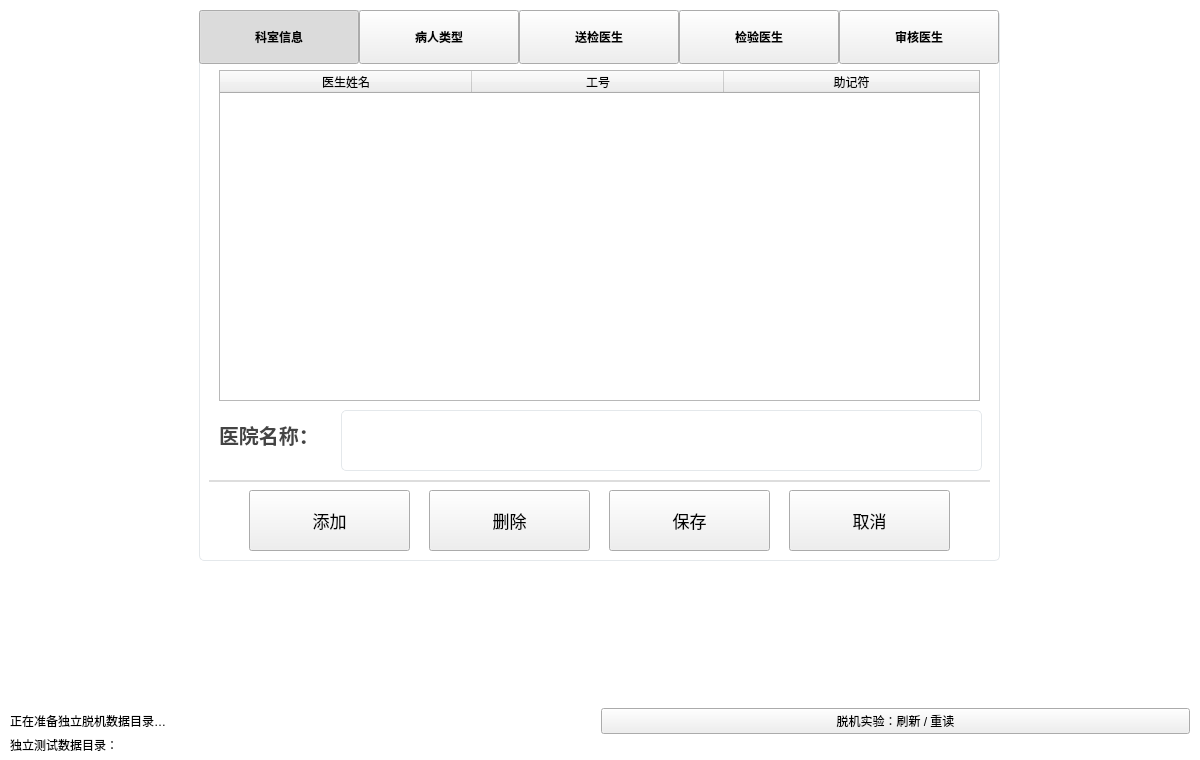
<?xml version="1.0" encoding="utf-8"?>
<ui version="4.0">
 <class>frmHospInfoSetting</class>
 <widget class="QWidget" name="frmHospInfoSetting">
  <property name="geometry">
   <rect>
    <x>0</x>
    <y>0</y>
    <width>1200</width>
    <height>760</height>
   </rect>
  </property>
  <property name="windowTitle">
   <string>SN100 · 医院信息设置 · WSL 脱机实验</string>
  </property>
  <property name="styleSheet">
   <string notr="true">QWidget#frmHospInfoSetting { background-color: white; }</string>
  </property>
  <property name="minimumSize">
   <size>
    <width>900</width>
    <height>600</height>
   </size>
  </property>
  <property name="font">
   <font>
    <family>Noto Sans CJK SC</family>
    <pointsize>11</pointsize>
   </font>
  </property>
  <layout class="QVBoxLayout" name="offlineHostLayout">
 <property name="spacing"><number>0</number></property>
 <property name="leftMargin"><number>10</number></property>
 <property name="topMargin"><number>10</number></property>
 <property name="rightMargin"><number>10</number></property>
 <property name="bottomMargin"><number>6</number></property>
 <item alignment="Qt::AlignHCenter"><widget class="QWidget" name="widget" native="true"><property name="geometry"><rect><x>330</x><y>10</y><width>801</width><height>551</height></rect></property><property name="styleSheet"><string notr="true">QWidget#widget{
background-color: transparent;
border:1px solid #E4E8EB;
border-radius:5px;
}</string></property><widget class="QLabel" name="lblHoleinfo_7"><property name="geometry"><rect><x>20</x><y>410</y><width>111</width><height>30</height></rect></property><property name="font"><font><family>Noto Sans CJK SC</family><pointsize>15</pointsize><weight>75</weight><bold>true</bold></font></property><property name="focusPolicy"><enum>Qt::NoFocus</enum></property><property name="styleSheet"><string notr="true">color:#444444;</string></property><property name="text"><string>医院名称：</string></property></widget><widget class="QLineEdit" name="ldtHospName"><property name="geometry"><rect><x>142</x><y>400</y><width>641</width><height>61</height></rect></property><property name="font"><font><family>Noto Sans CJK SC</family><weight>50</weight><italic>false</italic><bold>false</bold></font></property><property name="focusPolicy"><enum>Qt::ClickFocus</enum></property><property name="styleSheet"><string notr="true">border:1px solid #E4E8EB;border-radius:5px;padding:2px 4px;background-color: transparent;color:#444444;
font:18px "Noto Sans CJK SC";</string></property><property name="text"><string /></property><property name="alignment"><set>Qt::AlignCenter</set></property></widget><widget class="QPushButton" name="btnSave"><property name="geometry"><rect><x>410</x><y>480</y><width>161</width><height>61</height></rect></property><property name="font"><font><family>Noto Sans CJK SC</family><pointsize>13</pointsize><weight>50</weight><bold>false</bold><stylestrategy>PreferDefault</stylestrategy></font></property><property name="focusPolicy"><enum>Qt::NoFocus</enum></property><property name="styleSheet"><string notr="true"></string></property><property name="text"><string>保存</string></property><property name="iconSize"><size><width>37</width><height>32</height></size></property><property name="checkable"><bool>false</bool></property><property name="checked"><bool>false</bool></property><property name="autoExclusive"><bool>false</bool></property></widget><widget class="QLineEdit" name="lineEdit_5"><property name="geometry"><rect><x>10</x><y>470</y><width>781</width><height>20</height></rect></property><property name="styleSheet"><string notr="true">	border:none;
	background-color:transparent;
	border-top:2px solid #DDDDDD;
</string></property><property name="readOnly"><bool>true</bool></property></widget><widget class="QPushButton" name="btnCancel"><property name="geometry"><rect><x>590</x><y>480</y><width>161</width><height>61</height></rect></property><property name="font"><font><family>Noto Sans CJK SC</family><pointsize>13</pointsize><weight>50</weight><bold>false</bold><stylestrategy>PreferDefault</stylestrategy></font></property><property name="focusPolicy"><enum>Qt::NoFocus</enum></property><property name="styleSheet"><string notr="true"></string></property><property name="text"><string>取消</string></property><property name="iconSize"><size><width>37</width><height>32</height></size></property><property name="checkable"><bool>false</bool></property><property name="checked"><bool>false</bool></property><property name="autoExclusive"><bool>false</bool></property></widget><widget class="QTableWidget" name="tableInfo"><property name="geometry"><rect><x>20</x><y>60</y><width>761</width><height>331</height></rect></property><property name="font"><font><family>Noto Sans CJK SC</family><pointsize>11</pointsize></font></property><property name="focusPolicy"><enum>Qt::NoFocus</enum></property><property name="styleSheet"><string notr="true"></string></property><property name="showGrid"><bool>false</bool></property><property name="columnCount"><number>3</number></property><attribute name="horizontalHeaderMinimumSectionSize"><number>25</number></attribute><attribute name="horizontalHeaderDefaultSectionSize"><number>252</number></attribute><attribute name="horizontalHeaderStretchLastSection"><bool>true</bool></attribute><attribute name="verticalHeaderVisible"><bool>false</bool></attribute><column><property name="text"><string>医生姓名</string></property></column><column><property name="text"><string>工号</string></property></column><column><property name="text"><string>助记符</string></property></column></widget><widget class="QWidget" name="wgtTabs" native="true"><property name="geometry"><rect><x>0</x><y>0</y><width>1271</width><height>54</height></rect></property><property name="minimumSize"><size><width>0</width><height>54</height></size></property><property name="font"><font><family>Noto Sans CJK SC</family><pointsize>12</pointsize></font></property><property name="styleSheet"><string notr="true">/*.QPushButton{
	font:bold 18px "Noto Sans CJK SC";
	color:#AAAAAA;
	border:none;
	background-color:transparent;
	border-bottom:5px solid transparent;
}
.QPushButton:checked
{
	color:#444444;
	border-bottom:5px solid ;
}*/</string></property><widget class="QPushButton" name="btnKeShiInfo"><property name="geometry"><rect><x>0</x><y>0</y><width>160</width><height>54</height></rect></property><property name="font"><font><family>Noto Sans CJK SC</family><weight>75</weight><italic>false</italic><bold>true</bold></font></property><property name="focusPolicy"><enum>Qt::NoFocus</enum></property><property name="text"><string>科室信息</string></property><property name="checkable"><bool>true</bool></property><property name="checked"><bool>true</bool></property><property name="autoExclusive"><bool>true</bool></property></widget><widget class="QPushButton" name="btnBingRenInfo"><property name="geometry"><rect><x>160</x><y>0</y><width>160</width><height>54</height></rect></property><property name="font"><font><family>Noto Sans CJK SC</family><weight>75</weight><italic>false</italic><bold>true</bold></font></property><property name="focusPolicy"><enum>Qt::NoFocus</enum></property><property name="text"><string>病人类型</string></property><property name="checkable"><bool>true</bool></property><property name="checked"><bool>false</bool></property><property name="autoExclusive"><bool>true</bool></property></widget><widget class="QPushButton" name="btnSongJianInfo"><property name="geometry"><rect><x>320</x><y>0</y><width>160</width><height>54</height></rect></property><property name="font"><font><family>Noto Sans CJK SC</family><weight>75</weight><italic>false</italic><bold>true</bold></font></property><property name="focusPolicy"><enum>Qt::NoFocus</enum></property><property name="text"><string>送检医生</string></property><property name="checkable"><bool>true</bool></property><property name="checked"><bool>false</bool></property><property name="autoExclusive"><bool>true</bool></property></widget><widget class="QPushButton" name="btnJianYanInfo"><property name="geometry"><rect><x>480</x><y>0</y><width>160</width><height>54</height></rect></property><property name="font"><font><family>Noto Sans CJK SC</family><weight>75</weight><italic>false</italic><bold>true</bold></font></property><property name="focusPolicy"><enum>Qt::NoFocus</enum></property><property name="text"><string>检验医生</string></property><property name="checkable"><bool>true</bool></property><property name="checked"><bool>false</bool></property><property name="autoExclusive"><bool>true</bool></property></widget><widget class="QPushButton" name="btnShenHeInfo"><property name="geometry"><rect><x>640</x><y>0</y><width>160</width><height>54</height></rect></property><property name="font"><font><family>Noto Sans CJK SC</family><weight>75</weight><italic>false</italic><bold>true</bold></font></property><property name="focusPolicy"><enum>Qt::NoFocus</enum></property><property name="text"><string>审核医生</string></property><property name="checkable"><bool>true</bool></property><property name="checked"><bool>false</bool></property><property name="autoExclusive"><bool>true</bool></property></widget><widget class="QPushButton" name="btnCalculate"><property name="geometry"><rect><x>960</x><y>0</y><width>160</width><height>54</height></rect></property><property name="font"><font><family>Noto Sans CJK SC</family><weight>75</weight><italic>false</italic><bold>true</bold></font></property><property name="focusPolicy"><enum>Qt::NoFocus</enum></property><property name="text"><string>算法参数</string></property><property name="checkable"><bool>true</bool></property><property name="checked"><bool>false</bool></property><property name="autoExclusive"><bool>true</bool></property></widget><widget class="QLineEdit" name="lineEdit_4"><property name="geometry"><rect><x>0</x><y>50</y><width>801</width><height>20</height></rect></property><property name="styleSheet"><string notr="true">	border:none;
	background-color:transparent;
	border-top:2px solid #DDDDDD;
</string></property><property name="readOnly"><bool>true</bool></property></widget><zorder>lineEdit_4</zorder><zorder>btnKeShiInfo</zorder><zorder>btnBingRenInfo</zorder><zorder>btnSongJianInfo</zorder><zorder>btnJianYanInfo</zorder><zorder>btnShenHeInfo</zorder><zorder>btnCalculate</zorder></widget><widget class="QPushButton" name="btnDel"><property name="geometry"><rect><x>230</x><y>480</y><width>161</width><height>61</height></rect></property><property name="font"><font><family>Noto Sans CJK SC</family><pointsize>13</pointsize><weight>50</weight><bold>false</bold><stylestrategy>PreferDefault</stylestrategy></font></property><property name="focusPolicy"><enum>Qt::NoFocus</enum></property><property name="styleSheet"><string notr="true"></string></property><property name="text"><string>删除</string></property><property name="iconSize"><size><width>37</width><height>32</height></size></property><property name="checkable"><bool>false</bool></property><property name="checked"><bool>false</bool></property><property name="autoExclusive"><bool>false</bool></property></widget><widget class="QPushButton" name="btnAdd"><property name="geometry"><rect><x>50</x><y>480</y><width>161</width><height>61</height></rect></property><property name="font"><font><family>Noto Sans CJK SC</family><pointsize>13</pointsize><weight>50</weight><bold>false</bold><stylestrategy>PreferDefault</stylestrategy></font></property><property name="focusPolicy"><enum>Qt::NoFocus</enum></property><property name="styleSheet"><string notr="true"></string></property><property name="text"><string>添加</string></property><property name="iconSize"><size><width>37</width><height>32</height></size></property><property name="checkable"><bool>false</bool></property><property name="checked"><bool>false</bool></property><property name="autoExclusive"><bool>false</bool></property></widget><property name="minimumSize"><size><width>801</width><height>551</height></size></property><property name="maximumSize"><size><width>801</width><height>551</height></size></property></widget></item>
 <item><spacer name="offlineHostSpacer"><property name="orientation"><enum>Qt::Vertical</enum></property><property name="sizeHint" stdset="0"><size><width>20</width><height>16</height></size></property></spacer></item>
 <item><widget class="QWidget" name="offlineFooter" native="true">
  <property name="font"><font><family>Noto Sans CJK SC</family><pointsize>9</pointsize></font></property>
  <layout class="QVBoxLayout" name="offlineFooterLayout">
   <property name="spacing"><number>2</number></property>
   <property name="leftMargin"><number>0</number></property><property name="topMargin"><number>0</number></property><property name="rightMargin"><number>0</number></property><property name="bottomMargin"><number>0</number></property>
   <item><layout class="QHBoxLayout" name="offlineStatusLayout">
    <item><widget class="QLabel" name="statusLabel"><property name="text"><string>正在准备独立脱机数据目录…</string></property><property name="wordWrap"><bool>true</bool></property><property name="textInteractionFlags"><set>Qt::TextSelectableByMouse</set></property></widget></item>
    <item><widget class="QPushButton" name="btnReload"><property name="text"><string>脱机实验：刷新 / 重读</string></property></widget></item>
   </layout></item>
   <item><widget class="QLabel" name="dataPathLabel"><property name="text"><string>独立测试数据目录：</string></property><property name="wordWrap"><bool>true</bool></property><property name="textInteractionFlags"><set>Qt::TextSelectableByMouse</set></property></widget></item>
  </layout>
 </widget></item>
</layout>
 </widget>
 <resources />
 <connections />
</ui>
